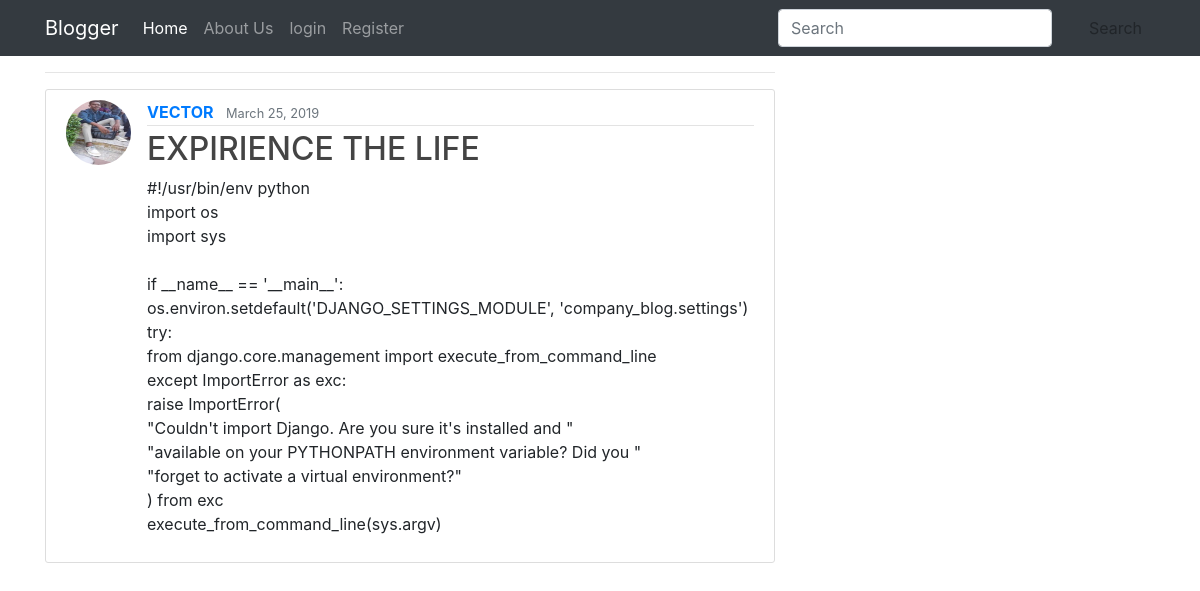
The page /post/19/ on the database its author committed.
### blog/models.py (models this page shows, shortened)
class Post(models.Model):
    author = models.ForeignKey(User,on_delete=models.CASCADE)
    title= models.CharField(max_length=200)
    content = models.TextField()
    date_posted = models.DateTimeField(default=timezone.now)
    last_modified = models.DateTimeField(auto_now=True)

### users/models.py (models this page shows, shortened)
class Profile(models.Model):
    user = models.OneToOneField(User,on_delete=models.CASCADE)
    bio = models.CharField(max_length=200)
    profile_pic = models.ImageField(default='default.jpg', upload_to = 'profile_pics')

### blog/views.py (the view)
# urls.py: path('post/<int:pk>/', views.PostDetailView.as_view() , name='post_detail'),
class PostDetailView(DetailView):
    model = Post

### blog/templates/blog/post_detail.html (shortened to what this page needs)
{% extends 'base.html' %}
{% block content %}
<hr>
<article class="media content-section">
  <img class="rounded-circle article-img" src="{{ object.author.profile.profile_pic.url }}">
  <div class="media-body">
    <div class="article-metadata">
      <a class="mr-2" href="#"><strong>{{ object.author|upper }}</strong></a>
      <small class="text-muted">{{ object.date_posted|date:"F d, Y" }}</small>
    </div>
    <h2 class="article-title">{{ object.title }}</h2>
    <p class="article-content">{{ object.content }}</p>
  </div>
</article>
{% endblock content%}

### static/css/main.css (style rules this page uses)
body { background: #fafafa; color: #333333; }
h1, h2, h3, h4, h5, h6 { color: #444444; }
.content-section { background: #ffffff; padding: 10px 20px; border: 1px solid #dddddd; border-radius: 3px; margin-bottom: 20px; }
.article-title { color: #444444; }
.article-content { white-space: pre-line; }
.article-img { height: 65px; width: 65px; margin-right: 16px; }
.article-metadata { padding-bottom: 1px; margin-bottom: 4px; border-bottom: 1px solid #e3e3e3 }

### rows shown on the page
Post: author.profile.profile_pic (picture), author "VECTOR", date_posted "March 25, 2019", title "EXPIRIENCE THE LIFE", content "#!/usr/bin/env python import os import sys if __name__ == '__main__': os.environ.setdefault('DJANGO_SETTINGS_MODULE', 'company_blog.settings') try: from django.core.management import execute_from_command_line except ImportError as exc: raise ImportError( \"Couldn't import Django. Are you sure it's installed and \" \"available on your PYTHONPATH environment variable? Did you \" \"forget to activate a virtual environment?\" ) from exc execute_from_command_line(sys.argv)"
